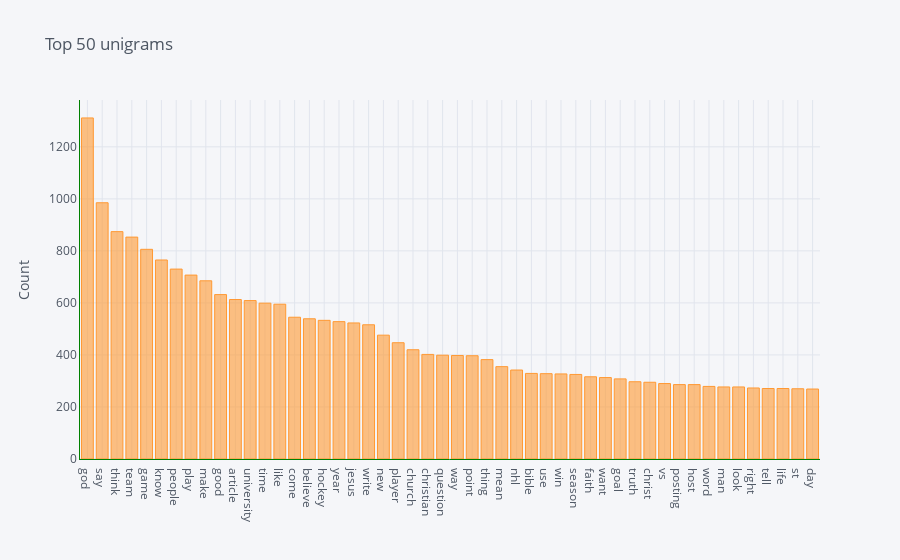

Here is the notebook cell this chart was saved with:
### Code cell
common_words = top_n_gram(data['clean_text'], 1, 50)

tdf = pd.DataFrame(common_words, columns = ['clean_text' , 'count'])
tdf.groupby('clean_text').sum()['count'].sort_values(ascending=False).iplot(kind='bar', 
                                                                            yTitle='Count', 
                                                                            linecolor='green', 
                                                                            title='Top 50 unigrams');

### Figure 1 — Plotly figure (JSON) as saved in the notebook; plotly's stock layout.template omitted (floating-point values rounded to 4 significant figures)
{"data": [{"marker": {"color": "rgba(255, 153, 51, 0.6)", "line": {"color": "rgba(255, 153, 51, 1.0)", "width": 1}}, "name": "count", "orientation": "v", "text": "", "type": "bar", "x": ["god", "say", "think", "team", "game", "know", "people", "play", "make", "good", "article", "university", "time", "like", "come", "believe", "hockey", "year", "jesus", "write", "new", "player", "church", "christian", "question", "way", "point", "thing", "mean", "nhl", "bible", "use", "win", "season", "faith", "want", "goal", "truth", "christ", "vs", "posting", "host", "word", "man", "look", "right", "tell", "life", "st", "day"], "y": [1311, 985, 874, 853, 806, 765, 730, 707, 685, 632, 613, 609, 599, 595, 545, 539, 533, 528, 523, 516, 476, 447, 420, 402, 399, 398, 397, 382, 355, 342, 329, 328, 327, 325, 316, 313, 308, 297, 295, 290, 286, 286, 279, 277, 277, 273, 271, 271, 270, 269]}], "layout": {"legend": {"bgcolor": "#F5F6F9", "font": {"color": "#4D5663"}}, "paper_bgcolor": "#F5F6F9", "plot_bgcolor": "#F5F6F9", "title": {"font": {"color": "#4D5663"}, "text": "Top 50 unigrams"}, "xaxis": {"gridcolor": "#E1E5ED", "linecolor": "green", "showgrid": true, "tickfont": {"color": "#4D5663"}, "title": {"font": {"color": "#4D5663"}, "text": ""}, "zerolinecolor": "#E1E5ED"}, "yaxis": {"gridcolor": "#E1E5ED", "linecolor": "green", "showgrid": true, "tickfont": {"color": "#4D5663"}, "title": {"font": {"color": "#4D5663"}, "text": "Count"}, "zerolinecolor": "#E1E5ED"}}}
